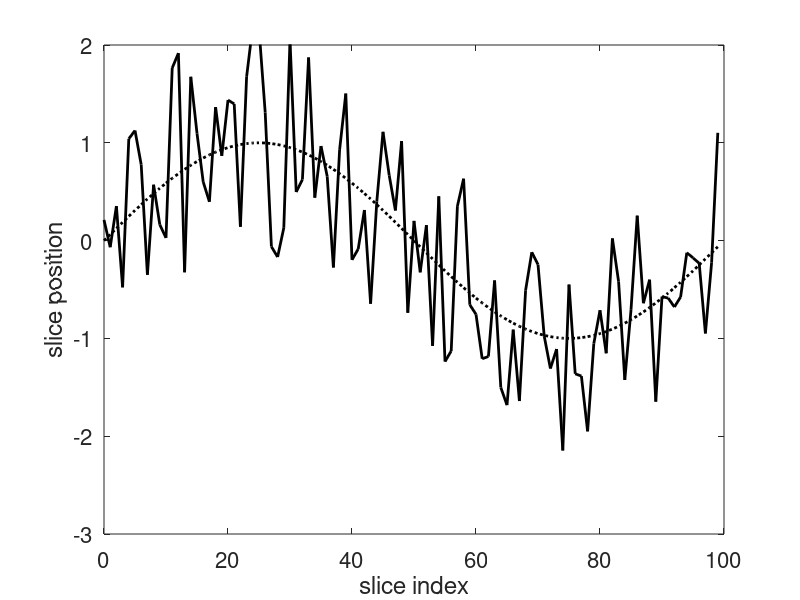
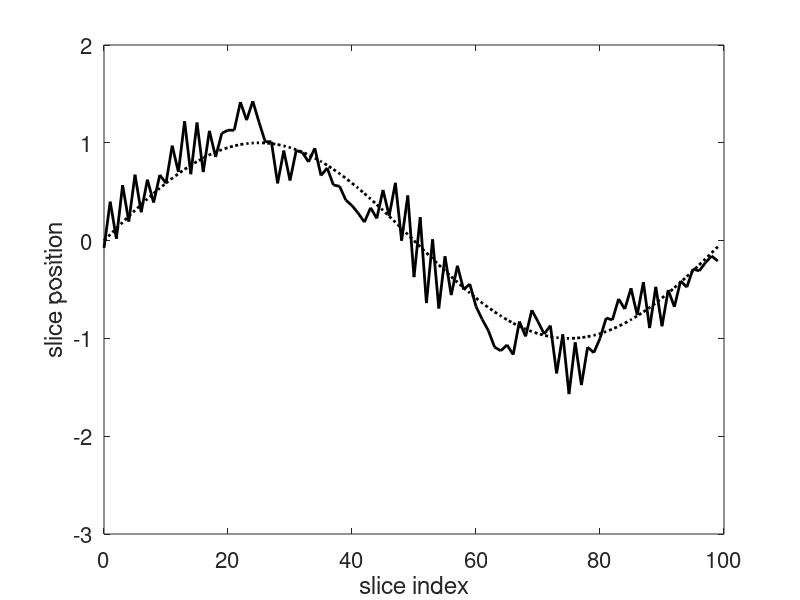
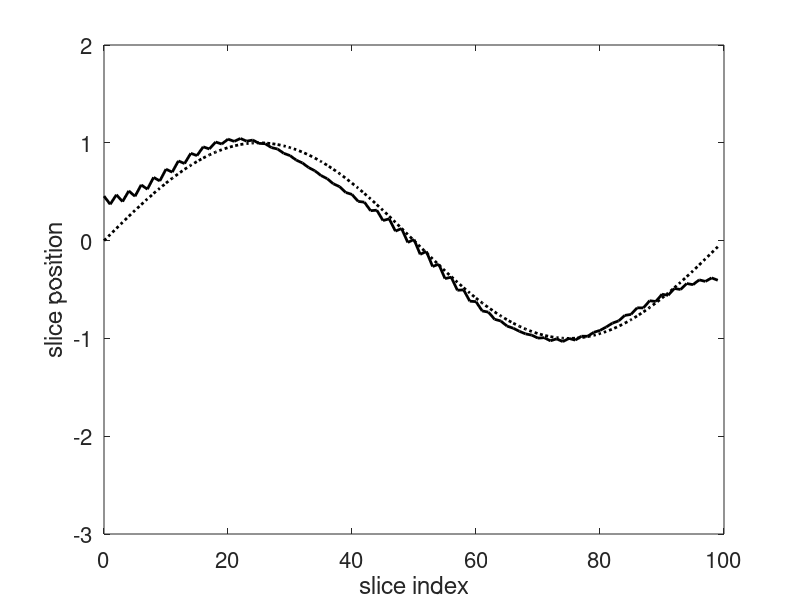
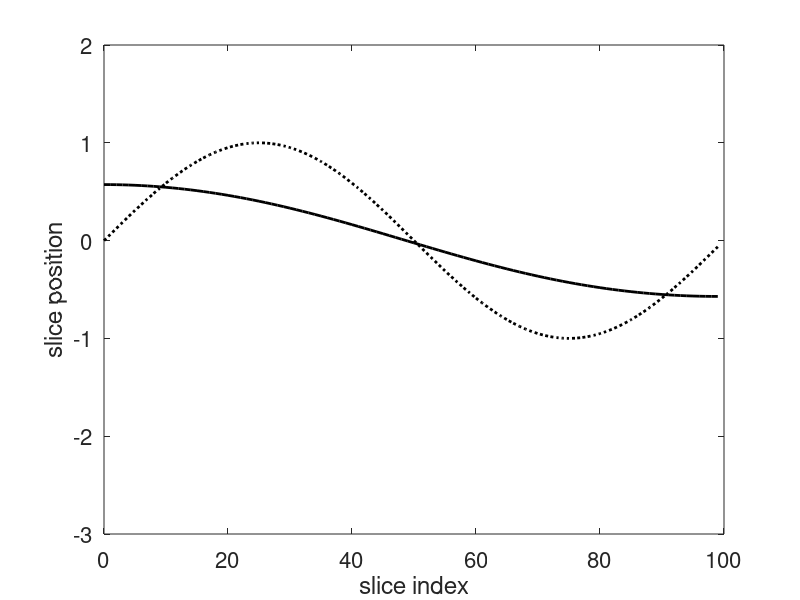

Source code (MATLAB) for these figures, in order: (Note: this script raises an error after producing the figures.)
% paper_figures.m
%
% Script to generate the plots/figures used in the paper.
%
% Version: 0.2.19
% Author: Ramon Casero <rcasero@gmail.com>
% Copyright © 2016 University of Oxford
% 
% University of Oxford means the Chancellor, Masters and Scholars of
% the University of Oxford, having an administrative office at
% Wellington Square, Oxford OX1 2JD, UK. 
%
% This file is part of Gerardus.
%
% This program is free software: you can redistribute it and/or modify
% it under the terms of the GNU General Public License as published by
% the Free Software Foundation, either version 3 of the License, or
% (at your option) any later version.
%
% This program is distributed in the hope that it will be useful,
% but WITHOUT ANY WARRANTY; without even the implied warranty of
% MERCHANTABILITY or FITNESS FOR A PARTICULAR PURPOSE.  See the
% GNU General Public License for more details. The offer of this
% program under the terms of the License is subject to the License
% being interpreted in accordance with English Law and subject to any
% action against the University of Oxford being under the jurisdiction
% of the English Courts.
%
% You should have received a copy of the GNU General Public License
% along with this program.  If not, see <http://www.gnu.org/licenses/>.

% laptop at home
BASEDIR = '/media/rcasero/mvldata/data';
PROJDIR = '/home/rcasero/Software/casero2015_3d_histology_diffusion_registration';

% workstation at the office
BASEDIR = '/data2';
PROJDIR = '/home/orie1416/Software/casero2015_3d_histology_diffusion_registration';

% documentation directories
DOCDIR = [PROJDIR filesep 'doc'];
FIGDIR = [DOCDIR filesep 'figures'];
SRCDIR = [PROJDIR filesep 'src'];

MOUSE = 'Q53';

IMPROCDIR = [BASEDIR '/Mouse/' MOUSE '/ImageProcessing'];
BFDATADIR = [BASEDIR '/Mouse/' MOUSE '/Blockface'];
BFSDATADIR = [IMPROCDIR '/BlockfaceStabilised'];
BFCDATADIR = [IMPROCDIR '/BlockfaceCorrected'];
BFPDATADIR = [IMPROCDIR '/BlockfacePreprocessed'];
% HISTO = 'HistologyTrichrome';
HISTO = 'HistologySiriusRed';
HISTOLO = [HISTO 'LoRes'];
HISTLODIR = [BASEDIR '/Mouse/' MOUSE filesep HISTOLO];
HISTDIR = [BASEDIR '/Mouse/' MOUSE filesep HISTO];
HISTLOREGDIR = [BASEDIR '/Mouse/' MOUSE filesep HISTOLO '_to_BlockfaceCorrectedRegistration'];
%HISTLO2BFREGSIMILARITYDIR = [IMPROCDIR filesep HISTOLO 'GrayToBlockfaceRegistrationSimilarity'];
HISTLO2BFREGRIGID = [HISTOLO '_to_BlockfaceRegistrationRigid'];
HISTLO2BFREGRIGIDDIR = [IMPROCDIR filesep HISTLO2BFREGRIGID];
INTRAHISTLORIGID = ['Intra_' HISTOLO];
INTRAHISTLOBSP = ['Intra_' HISTOLO '_Bsp'];
INTRANOBFHISTLORIGID = ['NoBlockfaceIntra_' HISTOLO];

HISTLOPDIR = [HISTLO2BFREGRIGIDDIR 'Preprocessed'];

HISTREC = [HISTO 'Reconstructed'];
HISTREC_LVFREE = [HISTREC '_LV_FreeWall'];
HISTREF_LVFREE = [HISTREC 'Refined_LV_FreeWall'];
HISTRECDIR = [IMPROCDIR filesep HISTREC];
HISTRECDIR_LVFREE = [HISTRECDIR '_LV_FreeWall'];
HISTREFDIR_LVFREE = [HISTRECDIR 'Refined_LV_FreeWall'];

% initial alignment of histology to blockface, common to all subsequent
% refinements
T_HISTLO2BF = ['t_' HISTOLO '_to_Blockface.mat'];
T_HISTLO2BF_FILE = [IMPROCDIR filesep T_HISTLO2BF];
T_INTRAHISTLO = ['t_Intra_' HISTOLO '.mat'];
T_NOBF_INTRAHISTLO = ['t_NoBlockfaceIntra_' HISTOLO '.mat'];
T_TOTHIST_LVFREE = ['t_Total_' HISTO '_LV_FreeWall.mat'];

% manually traced landmarks
PTS_HIST2BF = ['pts_' HISTOLO '_to_Blockface.mat'];


%%%%%%%%%%%%%%%%%%%%%%%%%%%%%%%%%%%%%%%%%%%%%%%%%%%%%%%%%%%%%%%%%%%%%%%%%%%
%% visualization of transformation diffusion with vertical translation
%% (solution is sine wave)
%%%%%%%%%%%%%%%%%%%%%%%%%%%%%%%%%%%%%%%%%%%%%%%%%%%%%%%%%%%%%%%%%%%%%%%%%%%

% coefficient
alpha = 0.49;

% number of slices
N = 100;

% place slices along true shape as sine wave
x = (0:(N-1))/N;
t = sin(2*pi*x);

% keep a copy of the true shape
t0 = t;

% random initialization of slice positions away from their perfect
% alignment
rng(10)
noise = rand(1, N);
noise = noise - mean(noise);
t = t + 2.4 * noise;

% plot slice positions
hold off
plot(0:N-1, t, 'k', 'LineWidth', 2)
set(gca, 'FontSize', 16)
hold on
plot(0:N-1, t0, ':k', 'LineWidth', 2)
axis([0 100 -3 2])
xlabel('slice index')
ylabel('slice position')

% save figure
saveas(gca, [FIGDIR filesep 'registration-diffusion-toy-translation-ground-truth.png'])

% compute registration between slices
fprev = -diff(t);
fpos = -diff(t(end:-1:1));
fpos = fpos(end:-1:1);

% pad with values so that computing the slice update step is more simple.
% After padding, for the i-th slice we can do alpha*(fprev(i)+fpos(i))
fprev = [NaN fprev];
fpos = [fpos NaN];

% init accumulated transform to apply to each slice
ftot = zeros(1, N);

% NOTE: the optimal reconstruction is ITER = 42

% allocate space for reconstruction error
err = zeros(1, 7000);

%% reduce amount of registration noise, but don't get to optimal reconstruction
for I = 1:5

    % impose Neumann conditions at the extremes, i.e. 2*delta(0,1) and
    % 2*delta(N-1,N-2) respectively
    fprev(1) = fpos(1);
    fpos(end) = fprev(end);
    
    % compute the transform to apply to each slice in this iteration
    f = alpha * (fprev + fpos);
    
    % compose with the previous transforms to obtain a total transform
    ftot = ftot + f;
    
    % update neighbour transformation step (note that we ignore the element
    % for the ghost slices)
    fprev(2:end) = fprev(2:end) - f(2:end) + f(1:end-1);
    fpos(1:end-1) = fpos(1:end-1) - f(1:end-1) + f(2:end);
    
    % compute the error between the reconstruction and the true shape
    err(I) = norm(t + ftot - t0);
    
   
end

% plot slice positions
hold off
plot(0:N-1, t + ftot, 'k', 'LineWidth', 2)
set(gca, 'FontSize', 16)
hold on
plot(0:N-1, t0, ':k', 'LineWidth', 2)
axis([0 100 -3 2])
xlabel('slice index')
ylabel('slice position')

% save figure
saveas(gca, [FIGDIR filesep 'registration-diffusion-toy-translation-iter-5.png'])

%% run more iterations until achieving optimal reconstruction
for I = 6:42

    % impose Neumann conditions at the extremes, i.e. 2*delta(0,1) and
    % 2*delta(N-1,N-2) respectively
    fprev(1) = fpos(1);
    fpos(end) = fprev(end);
    
    % compute the transform to apply to each slice in this iteration
    f = alpha * (fprev + fpos);
    
    % compose with the previous transforms to obtain a total transform
    ftot = ftot + f;
    
    % update neighbour transformation step (note that we ignore the element
    % for the ghost slices)
    fprev(2:end) = fprev(2:end) - f(2:end) + f(1:end-1);
    fpos(1:end-1) = fpos(1:end-1) - f(1:end-1) + f(2:end);
    
    % compute the error between the reconstruction and the true shape
    err(I) = norm(t + ftot - t0);
    
   
end

% plot slice positions
hold off
plot(0:N-1, t + ftot, 'k', 'LineWidth', 2)
set(gca, 'FontSize', 16)
hold on
plot(0:N-1, t0, ':k', 'LineWidth', 2)
axis([0 100 -3 2])
xlabel('slice index')
ylabel('slice position')

% save figure
saveas(gca, [FIGDIR filesep 'registration-diffusion-toy-translation-iter-42.png'])

%% run more iterations until achieving optimal reconstruction
for I = 43:1000

    % impose Neumann conditions at the extremes, i.e. 2*delta(0,1) and
    % 2*delta(N-1,N-2) respectively
    fprev(1) = fpos(1);
    fpos(end) = fprev(end);
    
    % compute the transform to apply to each slice in this iteration
    f = alpha * (fprev + fpos);
    
    % compose with the previous transforms to obtain a total transform
    ftot = ftot + f;
    
    % update neighbour transformation step (note that we ignore the element
    % for the ghost slices)
    fprev(2:end) = fprev(2:end) - f(2:end) + f(1:end-1);
    fpos(1:end-1) = fpos(1:end-1) - f(1:end-1) + f(2:end);
    
    % compute the error between the reconstruction and the true shape
    err(I) = norm(t + ftot - t0);
    
   
end

% plot slice positions
hold off
plot(0:N-1, t + ftot, 'k', 'LineWidth', 2)
set(gca, 'FontSize', 16)
hold on
plot(0:N-1, t0, ':k', 'LineWidth', 2)
axis([0 100 -3 2])
xlabel('slice index')
ylabel('slice position')

% save figure
saveas(gca, [FIGDIR filesep 'registration-diffusion-toy-translation-iter-1000.png'])

%% run more iterations until achieving optimal reconstruction
for I = 1001:7000

    % impose Neumann conditions at the extremes, i.e. 2*delta(0,1) and
    % 2*delta(N-1,N-2) respectively
    fprev(1) = fpos(1);
    fpos(end) = fprev(end);
    
    % compute the transform to apply to each slice in this iteration
    f = alpha * (fprev + fpos);
    
    % compose with the previous transforms to obtain a total transform
    ftot = ftot + f;
    
    % update neighbour transformation step (note that we ignore the element
    % for the ghost slices)
    fprev(2:end) = fprev(2:end) - f(2:end) + f(1:end-1);
    fpos(1:end-1) = fpos(1:end-1) - f(1:end-1) + f(2:end);
    
    % compute the error between the reconstruction and the true shape
    err(I) = norm(t + ftot - t0);
    
   
end

% plot slice positions
hold off
plot(0:N-1, t + ftot, 'k', 'LineWidth', 2)
set(gca, 'FontSize', 16)
hold on
plot(0:N-1, t0, ':k', 'LineWidth', 2)
axis([0 100 -3 2])
xlabel('slice index')
ylabel('slice position')

% save figure
saveas(gca, [FIGDIR filesep 'registration-diffusion-toy-translation-iter-7000.png'])

%% plot reconstruction error
hold off
semilogx(err, 'k', 'LineWidth', 2)
set(gca, 'FontSize', 16)
xlabel('diffusion iteration')
ylabel('error')

% save figure
saveas(gca, [FIGDIR filesep 'registration-diffusion-toy-translation-err.png'])

%%%%%%%%%%%%%%%%%%%%%%%%%%%%%%%%%%%%%%%%%%%%%%%%%%%%%%%%%%%%%%%%%%%%%%%%%%%
%% common code to all virtual slices sections
%%%%%%%%%%%%%%%%%%%%%%%%%%%%%%%%%%%%%%%%%%%%%%%%%%%%%%%%%%%%%%%%%%%%%%%%%%%

% list of blockface and histology files
[filebf, fileh] = match_file_lists(...
    dir([BFPDATADIR filesep '*.png']), ...
    dir([HISTLO2BFREGRIGIDDIR filesep '*.mha']), ...
    9:11, ...
    5:7 ...
    );
N = length(fileh);

% load histology slice, and change units to mm so that the plots look nicer
imh = scimat_load([HISTLO2BFREGRIGIDDIR filesep fileh(140).name]);
imh.axis(1).spacing = imh.axis(1).spacing * 1e3;
imh.axis(2).spacing = imh.axis(2).spacing * 1e3;

% coordinates of the planes we are going to cut through
R1 = 515;
R2 = 612;
C1 = 974;
y1 = scimat_index2world([R1 1], imh);
y1 = y1(2);
y2 = scimat_index2world([R2 1], imh);
y2 = y2(2);
x1 = scimat_index2world([1 C1], imh);
x1 = x1(1);

% coordinates of image limits
aux0 = scimat_index2world([1 1], imh);
auxend = scimat_index2world([size(imh.data, 1) size(imh.data, 2)], imh);
bbx = [aux0(1) auxend(1)]; % x-coordinates of the first and last corners of bounding box
bby = [aux0(2) auxend(2)]; % y-coordinates of the first and last corners of bounding box
bbz = [0 10e-6*1e3*(N-1)]; % z-coordinates of the first and last corners of bounding box

%%%%%%%%%%%%%%%%%%%%%%%%%%%%%%%%%%%%%%%%%%%%%%%%%%%%%%%%%%%%%%%%%%%%%%%%%%%
%% low-res virtual slices at different stages of refinement
%%%%%%%%%%%%%%%%%%%%%%%%%%%%%%%%%%%%%%%%%%%%%%%%%%%%%%%%%%%%%%%%%%%%%%%%%%%

%% histology real slice example and reference

% load histology slice, and change units to mm so that the plots look nicer
imh = scimat_load([HISTLO2BFREGRIGIDDIR filesep fileh(140).name]);
imh.axis(1).spacing = imh.axis(1).spacing * 1e3;
imh.axis(2).spacing = imh.axis(2).spacing * 1e3;

% plot horizontal slice to use as reference
hold off
scimat_imagesc(imh)
set(gca, 'FontSize', 16)
hold on
rectangle('Position', [0.007945e3 0.0043e3 ...
    3579/20*imh.axis(2).spacing 4500/20*imh.axis(1).spacing], ...
    'LineStyle', '--', 'LineWidth', 2)
plot([0 13], [y1 y1], 'k', 'LineWidth', 4)
plot([0 13], [y2 y2], 'k', 'LineWidth', 4)
plot([x1 x1], [3 13], 'k', 'LineWidth', 4)
plot([0 13], [y1 y1], 'b', 'LineWidth', 2)
plot([0 13], [y2 y2], 'r', 'LineWidth', 2)
plot([x1 x1], [3 13], 'g', 'LineWidth', 2)
axis ij equal tight
axis([2 12 3 12])

% save image
export_fig([FIGDIR filesep MOUSE '_' HISTLO2BFREGRIGID '_slice_140.tif'])

%% real blockface example image

% load blockface
[~, namebf] = fileparts(filebf(140).name);
imbf = scimat_load([BFPDATADIR filesep namebf '.png']);
imbf.axis(1).spacing = imh.axis(1).spacing;
imbf.axis(2).spacing = imh.axis(2).spacing;
imbf.axis(1).min = imh.axis(1).min;
imbf.axis(2).min = imh.axis(2).min;

% plot horizontal slice to use as reference
hold off
scimat_imagesc(imbf)
set(gca, 'FontSize', 16)
set(gcf, 'color', 'w');
hold on
rectangle('Position', [0.007945e3 0.0043e3 ...
    3579/20*imh.axis(2).spacing 4500/20*imh.axis(1).spacing], ...
    'LineStyle', '--', 'LineWidth', 2, 'EdgeColor', 'k')
plot([0 13], [y1 y1], 'k', 'LineWidth', 4)
plot([0 13], [y2 y2], 'k', 'LineWidth', 4)
plot([x1 x1], [3 13], 'k', 'LineWidth', 4)
plot([0 13], [y1 y1], 'b', 'LineWidth', 2)
plot([0 13], [y2 y2], 'r', 'LineWidth', 2)
plot([x1 x1], [3 13], 'g', 'LineWidth', 2)
axis ij equal tight
axis([2 12 3 12])

% save image
export_fig([FIGDIR filesep MOUSE '_blockface_slice_140.tif'])

%% histology detail

% load high resolution slice and apply alignment to blockface so that we
% can plot the detail
load([IMPROCDIR filesep T_HISTLO2BF], 'th2bf')
opts.AutoDefaultPixelValue = true;
[~, nameh] = fileparts(fileh(140).name);
aux = transformix(th2bf(140), [HISTDIR filesep nameh '.tif'], opts);
imh = scimat_load(aux);
imh.axis(1).spacing = imh.axis(1).spacing * 1e3;
imh.axis(2).spacing = imh.axis(2).spacing * 1e3;

% plot histology detail
hold off
scimat_imagesc(imh)
set(gca, 'FontSize', 16)
hold on
rectangle('Position', [0.007945e3 0.0043e3 ...
    3579/20*imh.axis(2).spacing 4500/20*imh.axis(1).spacing], ...
    'LineStyle', '--', 'LineWidth', 2)
plot([0 13], [y1 y1], 'k', 'LineWidth', 4)
plot([0 13], [y2 y2], 'k', 'LineWidth', 4)
plot([x1 x1], [3 13], 'k', 'LineWidth', 4)
plot([0 13], [y1 y1], 'b', 'LineWidth', 2)
plot([0 13], [y2 y2], 'r', 'LineWidth', 2)
plot([x1 x1], [3 13], 'g', 'LineWidth', 2)
axis ij equal tight
axis([0.007945e3+[0 3579/20*imh.axis(2).spacing]+[-.05 .05]...
    0.0043e3+[0 4500/20*imh.axis(1).spacing]+[-.05 .05]])

% save image
export_fig([FIGDIR filesep MOUSE '_' HISTLO2BFREGRIGID '_slice_140_detail.tif'])

%% blockface virtual slice

clear imbfall

for I = 1:N
    
    % load blockface
    [~, namebf] = fileparts(filebf(I).name);
    imbfall(:, :, I, 1, :) = imread([BFPDATADIR filesep namebf '.png']);
    
end
imbfall = imbfall(:, :, end:-1:1, :, :);

% plot virtual slice 1
hold off
im = squeeze(imbfall(R1, :, :, :, :));
im = permute(im, [2 1 3]);
imagesc(bbx, bbz, im)
axis xy equal tight
axis([3.5 10.5 0 1.1])
set(gcf, 'color', 'white');
set(gca, 'FontSize', 16)

% save figure
export_fig([FIGDIR filesep 'virtual_slice_R' num2str(R1) '_' MOUSE ...
    '_' 'Blockface' '.tif'])

% plot virtual slice 2
hold off
im = squeeze(imbfall(R2, :, :, :, :));
im = permute(im, [2 1 3]);
imagesc(bbx, bbz, im)
axis xy equal tight
axis([3 11.5 0 1.5])
set(gcf, 'color', 'white');
set(gca, 'FontSize', 16)

% save figure
export_fig([FIGDIR filesep 'virtual_slice_R' num2str(R2) '_' MOUSE ...
    '_' 'Blockface' '.tif'])

% plot virtual slice 3
hold off
im = squeeze(imbfall(:, C1, :, :, :));
im = permute(im, [2 1 3]);
imagesc(bby, bbz, im)
axis xy equal tight
axis([4 11.5 0 1.5])
set(gcf, 'color', 'white');
set(gca, 'FontSize', 16)

% save figure
export_fig([FIGDIR filesep 'virtual_slice_C' num2str(C1) '_' MOUSE ...
    '_' 'Blockface' '.tif'])


%% blockface virtual slice (detail)

% load the blockface using the previous section

% plot virtual slice 1
hold off
im = squeeze(imbfall(R1, :, :, :, :));
im = permute(im, [2 1 3]);
imagesc(bbx, bbz, im)
axis xy equal tight
axis([7.9450 9.5790 0 0.9])
set(gcf, 'color', 'white');
set(gca, 'FontSize', 16)

% save figure
export_fig([FIGDIR filesep 'virtual_slice_R' num2str(R1) '_' MOUSE ...
    '_' 'Blockface_detail' '.tif'])

% plot virtual slice 2
hold off
im = squeeze(imbfall(R2, :, :, :, :));
im = permute(im, [2 1 3]);
imagesc(bbx, bbz, im)
axis xy equal tight
axis([7.9450 9.5790 0 1.2])
set(gcf, 'color', 'white');
set(gca, 'FontSize', 16)

% save figure
export_fig([FIGDIR filesep 'virtual_slice_R' num2str(R2) '_' MOUSE ...
    '_' 'Blockface_detail' '.tif'])

% plot virtual slice 3
hold off
im = squeeze(imbfall(:, C1, :, :, :));
im = permute(im, [2 1 3]);
imagesc(bby, bbz, im)
axis xy equal tight
axis([4.3000 6.3654 0 1.3])
set(gcf, 'color', 'white');
set(gca, 'FontSize', 16)

% save figure
export_fig([FIGDIR filesep 'virtual_slice_C' num2str(C1) '_' MOUSE ...
    '_' 'Blockface_detail' '.tif'])


%% histology alignment without blockface

% load and compose transforms
load([IMPROCDIR filesep T_NOBF_INTRAHISTLO], 'th2h', 'th2h_bsp')
ttot = elastix_cat(th2h_bsp, th2h);

% init memory to store transformed histology
imhall = zeros([ttot(1).Size([2 1]) N 1 3], 'uint8');

for I = 1:N
    
    % load histology
    [~, nameh] = fileparts(fileh(I).name);
    aux = scimat_load([HISTLODIR filesep nameh '.png']);
    
    % apply transforms to histology
    aux = transformix(ttot(I), aux, opts);
    imhall(:, :, I, 1, :) = aux.data;
    
end
imhall = imhall(:, :, end:-1:1, :, :);

% plot virtual slice 1
hold off
im = squeeze(imhall(285, :, :, :, :));
im = permute(im, [2 1 3]);
imagesc(bbx, bbz, im)
axis xy equal tight
axis([3.25 11.5 0 1.5])
set(gcf, 'color', 'white');
set(gca, 'FontSize', 16)

% save figure
export_fig([FIGDIR filesep 'virtual_slice_R' num2str(285) '_' MOUSE ...
    '_' INTRANOBFHISTLORIGID '.tif'])

% plot virtual slice 2
hold off
im = squeeze(imhall(367, :, :, :, :));
im = permute(im, [2 1 3]);
imagesc(bbx, bbz, im)
axis xy equal tight
axis([2.5 12.5 0 1.5])
set(gcf, 'color', 'white');
set(gca, 'FontSize', 16)

% save figure
export_fig([FIGDIR filesep 'virtual_slice_R' num2str(367) '_' MOUSE ...
    '_' INTRANOBFHISTLORIGID '.tif'])

% plot virtual slice 3
hold off
im = squeeze(imhall(:, 888, :, :, :));
im = permute(im, [2 1 3]);
imagesc(bby, bbz, im)
axis xy equal tight
axis([2.5 11 0 1.5])
set(gcf, 'color', 'white');
set(gca, 'FontSize', 16)

% save figure
export_fig([FIGDIR filesep 'virtual_slice_C' num2str(888) '_' MOUSE ...
    '_' INTRANOBFHISTLORIGID '.tif'])

%% histology to blockface rigid registration

opts.AutoDefaultPixelValue = true;

% load and compose transforms
load([IMPROCDIR filesep T_HISTLO2BF], 'th2bf')
ttot = th2bf;

% init memory to store transformed histology
imhall = zeros([ttot(1).Size([2 1]) N 1 3], 'uint8');

for I = 1:N
    
    % load histology
    [~, nameh] = fileparts(fileh(I).name);
    aux = scimat_load([HISTLODIR filesep nameh '.png']);
    
    % apply transforms to histology
    aux = transformix(ttot(I), aux, opts);
    imhall(:, :, I, 1, :) = aux.data;
    
end
imhall = imhall(:, :, end:-1:1, :, :);

% plot virtual slice 1
hold off
im = squeeze(imhall(R1, :, :, :, :));
im = permute(im, [2 1 3]);
imagesc(bbx, bbz, im)
axis xy equal tight
axis([3.5 10.5 0 1.1])
set(gcf, 'color', 'white');
set(gca, 'FontSize', 16)

% save figure
export_fig([FIGDIR filesep 'virtual_slice_R' num2str(R1) '_' MOUSE ...
    '_' HISTLO2BFREGRIGID '.tif'])

% plot virtual slice 2
hold off
im = squeeze(imhall(R2, :, :, :, :));
im = permute(im, [2 1 3]);
imagesc(bbx, bbz, im)
axis xy equal tight
axis([3 11.5 0 1.5])
set(gcf, 'color', 'white');
set(gca, 'FontSize', 16)

% save figure
export_fig([FIGDIR filesep 'virtual_slice_R' num2str(R2) '_' MOUSE ...
    '_' HISTLO2BFREGRIGID '.tif'])

% plot virtual slice 3
hold off
im = squeeze(imhall(:, C1, :, :, :));
im = permute(im, [2 1 3]);
imagesc(bby, bbz, im)
axis xy equal tight
axis([4 11.5 0 1.5])
set(gcf, 'color', 'white');
set(gca, 'FontSize', 16)

% save figure
export_fig([FIGDIR filesep 'virtual_slice_C' num2str(C1) '_' MOUSE ...
    '_' HISTLO2BFREGRIGID '.tif'])

%% intra-histology rigid diffusion

clear imhall
opts.AutoDefaultPixelValue = true;

% load and compose transforms up to an including this refinement
load([IMPROCDIR filesep T_HISTLO2BF], 'th2bf')
load([IMPROCDIR filesep T_INTRAHISTLO], 'th2h')
ttot = elastix_cat(th2h, th2bf);

% init memory to store transformed histology
imhall = zeros([ttot(1).Size([2 1]) N 1 3], 'uint8');

for I = 1:N
    
    % load histology
    [~, nameh] = fileparts(fileh(I).name);
    aux = scimat_load([HISTLODIR filesep nameh '.png']);
    
    % apply transforms to histology
    aux = transformix(ttot(I), aux, opts);
    imhall(:, :, I, 1, :) = aux.data;
    
end
imhall = imhall(:, :, end:-1:1, :, :);

% plot virtual slice 1
hold off
im = squeeze(imhall(R1, :, :, :, :));
im = permute(im, [2 1 3]);
imagesc(bbx, bbz, im)
axis xy equal tight
axis([3.5 10.5 0 1.1])
set(gcf, 'color', 'white');
set(gca, 'FontSize', 16)

% save figure
export_fig([FIGDIR filesep 'virtual_slice_R' num2str(R1) '_' MOUSE ...
    '_' INTRAHISTLORIGID '.tif'])

% plot virtual slice 2
hold off
im = squeeze(imhall(R2, :, :, :, :));
im = permute(im, [2 1 3]);
imagesc(bbx, bbz, im)
axis xy equal tight
axis([3 11.5 0 1.5])
set(gcf, 'color', 'white');
set(gca, 'FontSize', 16)

% save figure
export_fig([FIGDIR filesep 'virtual_slice_R' num2str(R2) '_' MOUSE ...
    '_' INTRAHISTLORIGID '.tif'])

% plot virtual slice 3
hold off
im = squeeze(imhall(:, C1, :, :, :));
im = permute(im, [2 1 3]);
imagesc(bby, bbz, im)
axis xy equal tight
axis([4 11.5 0 1.5])
set(gcf, 'color', 'white');
set(gca, 'FontSize', 16)

% save figure
export_fig([FIGDIR filesep 'virtual_slice_C' num2str(C1) '_' MOUSE ...
    '_' INTRAHISTLORIGID '.tif'])

%% intra-histology B-spline diffusion

clear imh
opts.AutoDefaultPixelValue = true;

% compose transforms
load([IMPROCDIR filesep T_HISTLO2BF], 'th2bf')
load([IMPROCDIR filesep T_INTRAHISTLO], 'th2h', 'th2h_bsp')
ttot = elastix_cat(th2h_bsp, th2h, th2bf);

% init memory to store transformed histology
imhall = zeros([ttot(1).Size([2 1]) N 1 3], 'uint8');

for I = 1:N
    
    % load histology
    [~, nameh] = fileparts(fileh(I).name);
    aux = scimat_load([HISTLODIR filesep nameh '.tif']);
    
    % apply transforms to histology
    aux = transformix(ttot(I), aux, opts);
    imhall(:, :, I, 1, :) = aux.data;
    
end
imhall = imhall(:, :, end:-1:1, :, :);

% plot virtual slice 1
hold off
im = squeeze(imhall(R1, :, :, :, :));
im = permute(im, [2 1 3]);
imagesc(bbx, bbz, im)
axis xy equal tight
axis([3.5 10.5 0 1.1])
set(gcf, 'color', 'white');
set(gca, 'FontSize', 16)

% save figure
export_fig([FIGDIR filesep 'virtual_slice_R' num2str(R1) '_' MOUSE ...
    '_' INTRAHISTLOBSP '.tif'])

% plot virtual slice 2
hold off
im = squeeze(imhall(R2, :, :, :, :));
im = permute(im, [2 1 3]);
imagesc(bbx, bbz, im)
axis xy equal tight
axis([3 11.5 0 1.5])
set(gcf, 'color', 'white');
set(gca, 'FontSize', 16)

% save figure
export_fig([FIGDIR filesep 'virtual_slice_R' num2str(R2) '_' MOUSE ...
    '_' INTRAHISTLOBSP '.tif'])

% plot virtual slice 3
hold off
im = squeeze(imhall(:, C1, :, :, :));
im = permute(im, [2 1 3]);
imagesc(bby, bbz, im)
axis xy equal tight
axis([4 11.5 0 1.5])
set(gcf, 'color', 'white');
set(gca, 'FontSize', 16)

% save figure
export_fig([FIGDIR filesep 'virtual_slice_C' num2str(C1) '_' MOUSE ...
    '_' INTRAHISTLOBSP '.tif'])

%%%%%%%%%%%%%%%%%%%%%%%%%%%%%%%%%%%%%%%%%%%%%%%%%%%%%%%%%%%%%%%%%%%%%%%%%%%
%% hi-res virtual slices at different stages of refinement
%%%%%%%%%%%%%%%%%%%%%%%%%%%%%%%%%%%%%%%%%%%%%%%%%%%%%%%%%%%%%%%%%%%%%%%%%%%

%% compute the rows and column for the virtual slices

% load example image with low-res metainformation
imh = scimat_load([HISTLO2BFREGRIGIDDIR filesep fileh(140).name]);

aux = scimat_index2world([R1, 1], imh);
Y1 = aux(2);
aux = scimat_index2world([R2, 1], imh);
Y2 = aux(2);
aux = scimat_index2world([1, C1], imh);
X1 = aux(1);

% load example image with hi-res metainformation
imh = scimat_load([HISTRECDIR filesep fileh(140).name]);

aux = scimat_world2index([1, Y1], imh);
RH1 = round(aux(1));
aux = scimat_world2index([1, Y2], imh);
RH2 = round(aux(1));
aux = scimat_world2index([X1, 1], imh);
CH1 = round(aux(2));

% coordinates of image limits
aux0 = scimat_index2world([1 1], imh);
auxend = scimat_index2world([size(imh.data, 1) size(imh.data, 2)], imh);
bbx = [aux0(1) auxend(1)]*1e3; % x-coordinates of the first and last corners of bounding box
bby = [aux0(2) auxend(2)]*1e3; % y-coordinates of the first and last corners of bounding box
bbz = [0 10e-6*1e3*(N-1)]; % z-coordinates of the first and last corners of bounding box


%% histology cropped volume after lo-res reconstruction

% load total transforms: low-res reconstruction + cropping of the window of
% interest
load([HISTREFDIR_LVFREE filesep T_TOTHIST_LVFREE], 'ttotlo')

% init memory to store transformed histology
imhall = zeros([ttotlo(1).Size([2 1]) N 3], 'uint8');

for I = 1:N
    
    % load histology
    [~, nameh] = fileparts(fileh(I).name);
    aux = scimat_load([HISTRECDIR filesep fileh(I).name]);
    imhall(:, :, I, :, :) = aux.data;
    
end
imhall = imhall(:, :, end:-1:1, :, :);

% plot virtual slice 1
hold off
im = squeeze(imhall(RH1, :, :, :, :));
im = permute(im, [2 1 3]);
imagesc(bbx, bbz, im)
axis xy equal tight
axis([bbx 0 0.9])
set(gcf, 'color', 'white');
set(gca, 'FontSize', 16)

% save figure
export_fig([FIGDIR filesep 'virtual_slice_R' num2str(RH1) '_' MOUSE ...
    '_' HISTREC_LVFREE '.tif'])

% plot virtual slice 2
hold off
im = squeeze(imhall(RH2, :, :, :, :));
im = permute(im, [2 1 3]);
imagesc(bbx, bbz, im)
axis xy equal tight
axis([bbx 0 1.2])
set(gcf, 'color', 'white');
set(gca, 'FontSize', 16)

% save figure
export_fig([FIGDIR filesep 'virtual_slice_R' num2str(RH2) '_' MOUSE ...
    '_' HISTREC_LVFREE '.tif'])

% plot virtual slice 3
hold off
im = squeeze(imhall(:, CH1, :, :, :));
im = permute(im, [2 1 3]);
imagesc(bby, bbz, im)
axis xy equal tight
axis([bby 0 1.3])
set(gcf, 'color', 'white');
set(gca, 'FontSize', 16)

% save figure
export_fig([FIGDIR filesep 'virtual_slice_C' num2str(CH1) '_' MOUSE ...
    '_' HISTREC_LVFREE '.tif'])


%% apply all refinements to hi-res histology. 

% compose transforms: low-res reconstruction, cropping of window of
% interest, and first hi-res B-spline refinement
load([HISTREFDIR_LVFREE filesep T_TOTHIST_LVFREE], 'ttotlo', 'th2h_bsp')

% loop number of refinement sweeps
for NREF = 1:elastix_length(th2h_bsp)
    
    disp(['NREF = ' num2str(NREF)])
    
    % how many refinement sweeps do we want?
    t_aux = elastix_colon(th2h_bsp, ...
        5-NREF:elastix_length(th2h_bsp));
    
    % compose low-res refinement with the hi-res refinements
    ttot = elastix_cat(t_aux, ttotlo);
    
    % init memory to store transformed histology
    imhall = zeros([ttot(1).Size([2 1]) N 1 3], 'uint8');
    
    for I = 1:N
        
        disp(['I = ' num2str(I)])
        
        tic
        % apply transforms to histology
        [~, nameh] = fileparts(fileh(I).name);
        auxfile = transformix(ttot(I), [HISTDIR filesep nameh '.png'], opts);
        aux = scimat_load(auxfile);
        imhall(:, :, I, 1, :) = aux.data;
        delete(auxfile)
        disp(['time: ' num2str(toc) ' sec'])
        
    end
    imhall = imhall(:, :, end:-1:1, :, :);
    
    save(['foo' num2str(NREF) '.mat'], 'imhall', '-v7.3')
    
    % plot virtual slice 1
    hold off
    im = squeeze(imhall(RH1, :, :, :, :));
    im = permute(im, [2 1 3]);
    imagesc(bbx, bbz, im)
    axis xy equal tight
    axis([bbx 0 0.9])
    set(gcf, 'color', 'white');
    set(gca, 'FontSize', 16)
    
    % save figure
    export_fig([FIGDIR filesep 'virtual_slice_R' num2str(RH1) '_' MOUSE ...
        '_' HISTREF_LVFREE '_nref_' num2str(NREF) '.tif'])
    
    % plot virtual slice 2
    hold off
    im = squeeze(imhall(RH2, :, :, :, :));
    im = permute(im, [2 1 3]);
    imagesc(bbx, bbz, im)
    axis xy equal tight
    axis([bbx 0 1.3])
    set(gcf, 'color', 'white');
    set(gca, 'FontSize', 16)
    
    % save figure
    export_fig([FIGDIR filesep 'virtual_slice_R' num2str(RH2) '_' MOUSE ...
        '_' HISTREF_LVFREE '_nref_' num2str(NREF) '.tif'])
    
    % plot virtual slice 3
    hold off
    im = squeeze(imhall(:, CH1, :, :, :));
    im = permute(im, [2 1 3]);
    imagesc(bby, bbz, im)
    axis xy equal tight
    axis([bby 0 1.3])
    set(gcf, 'color', 'white');
    set(gca, 'FontSize', 16)
    
    % save figure
    export_fig([FIGDIR filesep 'virtual_slice_C' num2str(CH1) '_' MOUSE ...
        '_' HISTREF_LVFREE '_nref_' num2str(NREF) '.tif'])

end

%%%%%%%%%%%%%%%%%%%%%%%%%%%%%%%%%%%%%%%%%%%%%%%%%%%%%%%%%%%%%%%%%%%%%%%%%%%
%% reconstruction validation (no blockface as external reference)
%% slice by slice
%%%%%%%%%%%%%%%%%%%%%%%%%%%%%%%%%%%%%%%%%%%%%%%%%%%%%%%%%%%%%%%%%%%%%%%%%%%

%% load error results:

% low-res 4 B-spline registrations, 5 diffusions each
err_h2bf_nobf = load([SRCDIR filesep 'err_Q53_blockface_histology_t_NoBlockfaceIntra_HistologySiriusRedLoRes.mat']);
err_h2h_nobf = load([SRCDIR filesep 'err_Q53_intra_histology_t_NoBlockfaceIntra_HistologySiriusRedLoRes.mat']);

% tidy up variables
err_h2bf_nobf = err_h2bf_nobf.err;
err_h2h_nobf = err_h2h_nobf.err;

% remove wrong landmark due to human error when hand tracing them
err_h2bf_nobf{126}(13, :) = [];
err_h2h_nobf{11}(end, :) = [];

%% plot errors, but each slice becomes a point in the plot. This way we can
%% see that the error increases as we move left away from the slice we
%% started from

%% histo-blockface

% indices of slices with landmarks
idx = find(~cellfun(@isempty, err_h2bf_nobf));

close
hold off
J = 5; % coarsest level of refinement
plot(idx, ...
    cellfun(@(x) median(x(:, J), 1), err_h2bf_nobf(idx)) * 1e3, ...
    'k-', 'LineWidth', 2)
hold on
J = 1; % finest level of refinement
plot(idx, ...
    cellfun(@(x) median(x(:, J), 1), err_h2bf_nobf(idx)) * 1e3, ...
    'k--', 'LineWidth', 2)
J = 5;
plot(idx, ...
    cellfun(@(x) prctile(x(:, J), 100, 1), err_h2bf_nobf(idx)) * 1e3, ...
    'r', 'LineWidth', 2)
J = 1;
plot(idx, ...
    cellfun(@(x) prctile(x(:, J), 100, 1), err_h2bf_nobf(idx)) * 1e3, ...
    'r--', 'LineWidth', 2)
set(gca, 'FontSize', 18)
xlabel('Slice index')
ylabel('Landmark distance error (mm)')
text(75, 2.1, 'direction of registration', 'FontSize', 18)
ah = annotation('textarrow', [.85 .5], [.8 .8]);
axis([0 150 0 2.4])

saveas(gca, [FIGDIR filesep 'err_Q53_blockface_histology_t_NoBlockfaceIntra_HistologySiriusRedLoRes_by_slice.tif'])

%% histo-histo

% indices of slices with landmarks
idx = find(~cellfun(@isempty, err_h2h_nobf));

close
hold off
J = 5;
plot(idx, ...
    cellfun(@(x) median(x(:, J), 1), err_h2h_nobf(idx)) * 1e3, ...
    'k', 'LineWidth', 2)
hold on
J = 1;
plot(idx, ...
    cellfun(@(x) median(x(:, J), 1), err_h2h_nobf(idx)) * 1e3, ...
    'k--', 'LineWidth', 2)
J = 5;
plot(idx, ...
    cellfun(@(x) prctile(x(:, J), 100, 1), err_h2h_nobf(idx)) * 1e3, ...
    'r', 'LineWidth', 2)
J = 1;
plot(idx, ...
    cellfun(@(x) prctile(x(:, J), 100, 1), err_h2h_nobf(idx)) * 1e3, ...
    'r--', 'LineWidth', 2)
set(gca, 'FontSize', 18)
xlabel('Slice index')
ylabel('Landmark distance error (mm)')
text(75, 0.4, 'direction of registration', 'FontSize', 18)
ah = annotation('textarrow', [.85 .5], [.65 .65]);
axis([0 150 0 0.575])

saveas(gca, [FIGDIR filesep 'err_Q53_intra_histology_t_NoBlockfaceIntra_HistologySiriusRedLoRes_by_slice.tif'])


%%%%%%%%%%%%%%%%%%%%%%%%%%%%%%%%%%%%%%%%%%%%%%%%%%%%%%%%%%%%%%%%%%%%%%%%%%%
%% reconstruction validation (using blockface as external reference)
%% slice by slice
%%%%%%%%%%%%%%%%%%%%%%%%%%%%%%%%%%%%%%%%%%%%%%%%%%%%%%%%%%%%%%%%%%%%%%%%%%%

% low-res 4 B-spline registrations, 5 diffusions
err_h2bf = load([SRCDIR filesep 'err_Q53_blockface_histology_t_Intra_HistologySiriusRedLoRes.mat']);
err_h2h = load([SRCDIR filesep 'err_Q53_intra_histology_t_Intra_HistologySiriusRedLoRes.mat']);

% tidy up variables
err_h2bf = err_h2bf.err;
err_h2h = err_h2h.err;

% remove wrong landmark due to human error when hand tracing them
err_h2bf{126}(13, :) = [];
err_h2h{11}(end, :) = [];

%% plot errors, but each slice becomes a point in the plot. This way we can
%% see that the error increases as we move left away from the slice we
%% started from

%% histo-blockface

% indices of slices with landmarks
idx = find(~cellfun(@isempty, err_h2bf));

close
hold off
J = 5; % coarsest level of refinement
plot(idx, ...
    cellfun(@(x) median(x(:, J), 1), err_h2bf(idx)) * 1e3, ...
    'k-', 'LineWidth', 2)
hold on
J = 1; % finest level of refinement
plot(idx, ...
    cellfun(@(x) median(x(:, J), 1), err_h2bf(idx)) * 1e3, ...
    'k--', 'LineWidth', 2)
J = 5;
plot(idx, ...
    cellfun(@(x) prctile(x(:, J), 100, 1), err_h2bf(idx)) * 1e3, ...
    'r', 'LineWidth', 2)
J = 1;
plot(idx, ...
    cellfun(@(x) prctile(x(:, J), 100, 1), err_h2bf(idx)) * 1e3, ...
    'r--', 'LineWidth', 2)
set(gca, 'FontSize', 18)
xlabel('Slice index')
ylabel('Landmark distance error (mm)')
axis([0 150 0 2.4])

saveas(gca, [FIGDIR filesep 'err_Q53_blockface_histology_t_Intra_HistologySiriusRedLoRes_by_slice.tif'])

%% histo-histo

% indices of slices with landmarks
idx = find(~cellfun(@isempty, err_h2h));

close
hold off
J = 5;
plot(idx, ...
    cellfun(@(x) median(x(:, J), 1), err_h2h(idx)) * 1e3, ...
    'k', 'LineWidth', 2)
hold on
J = 1;
plot(idx, ...
    cellfun(@(x) median(x(:, J), 1), err_h2h(idx)) * 1e3, ...
    'k--', 'LineWidth', 2)
J = 5;
plot(idx, ...
    cellfun(@(x) prctile(x(:, J), 100, 1), err_h2h(idx)) * 1e3, ...
    'r', 'LineWidth', 2)
J = 1;
plot(idx, ...
    cellfun(@(x) prctile(x(:, J), 100, 1), err_h2h(idx)) * 1e3, ...
    'r--', 'LineWidth', 2)
set(gca, 'FontSize', 18)
xlabel('Slice index')
ylabel('Landmark distance error (mm)')
axis([0 150 0 0.575])

saveas(gca, [FIGDIR filesep 'err_Q53_intra_histology_t_Intra_HistologySiriusRedLoRes_by_slice.tif'])


%%%%%%%%%%%%%%%%%%%%%%%%%%%%%%%%%%%%%%%%%%%%%%%%%%%%%%%%%%%%%%%%%%%%%%%%%%%
%% reconstruction validation (using blockface as external reference)
%% aggregate slices, show each step of refinement
%%%%%%%%%%%%%%%%%%%%%%%%%%%%%%%%%%%%%%%%%%%%%%%%%%%%%%%%%%%%%%%%%%%%%%%%%%%

%% load error results:

% low-res 4 B-spline registrations, 5 diffusions
err_h2bf = load([SRCDIR filesep 'err_Q53_blockface_histology_t_Intra_HistologySiriusRedLoRes.mat']);
err_h2h = load([SRCDIR filesep 'err_Q53_intra_histology_t_Intra_HistologySiriusRedLoRes.mat']);

% low-res 20 B-spline registrations, 1 diffusion (i.e. no diffusion)
err_h2bf_nodiff = load([SRCDIR filesep 'err_Q53_blockface_histology_t_IntraNoDiff_HistologySiriusRedLoRes.mat']);
err_h2h_nodiff = load([SRCDIR filesep 'err_Q53_intra_histology_t_IntraNoDiff_HistologySiriusRedLoRes.mat']);

% low-res 1 B-spline registration, several levels of diffusion
err_h2bf_onlydiff = load([SRCDIR filesep 'err_Q53_blockface_histology_t_IntraOnlyDiff_HistologySiriusRedLoRes.mat']);
err_h2h_onlydiff = load([SRCDIR filesep 'err_Q53_intra_histology_t_IntraOnlyDiff_HistologySiriusRedLoRes.mat']);

% % hi-res 4 B-spline registrations, 100 diffusions each
% err_h2bf_hires = load([SRCDIR filesep 'err_Q53_blockface_histology_t_Total_HistologySiriusRed_LV_FreeWall.mat']);
% err_h2h_hires = load([SRCDIR filesep 'err_Q53_intra_histology_t_Total_HistologySiriusRed_LV_FreeWall.mat']);

% tidy up variables
MaxDiffIter_onlydiff = err_h2h_onlydiff.MaxDiffIter;
err_h2bf = err_h2bf.err;
err_h2bf_nodiff = err_h2bf_nodiff.err;
err_h2bf_onlydiff = err_h2bf_onlydiff.err;
err_h2h = err_h2h.err;
err_h2h_nodiff = err_h2h_nodiff.err;
err_h2h_onlydiff = err_h2h_onlydiff.err;
% err_h2bf_hires = err_h2bf_hires.err;
% err_h2h_hires = err_h2h_hires.err;

% concatenate error by landmarks so that we can see how it changes from
% level to level of refinement. 
errtot_h2bf = cat(1, err_h2bf{:});
errtot_h2bf_nodiff = cat(1, err_h2bf_nodiff{:});
errtot_h2bf_onlydiff = cat(1, err_h2bf_onlydiff{:});
errtot_h2h = cat(1, err_h2h{:});
errtot_h2h_nodiff = cat(1, err_h2h_nodiff{:});
errtot_h2h_onlydiff = cat(1, err_h2h_onlydiff{:});
% errtot_h2bf_hires = cat(1, err_h2bf_hires{:});
% errtot_h2h_hires = cat(1, err_h2h_hires{:});

% remove outlier, wrong placement of landmarks by user
errtot_h2bf(327, :) = [];
errtot_h2bf_nodiff(327, :) = [];
errtot_h2bf_onlydiff(327, :) = [];
errtot_h2h(39, :) = [];
errtot_h2h_nodiff(39, :) = [];
errtot_h2h_onlydiff(39, :) = [];
% errtot_h2bf_hires(327, :) = [];
% errtot_h2h_hires(39, :) = [];

% flip error left to right, so that we start with the coarsest level of
% reconstruction, and move towards finer reconstruction
errtot_h2bf(:, end:-1:1) = errtot_h2bf;
errtot_h2bf_nodiff(:, end:-1:1) = errtot_h2bf_nodiff;
errtot_h2h(:, end:-1:1) = errtot_h2h;
errtot_h2h_nodiff(:, end:-1:1) = errtot_h2h_nodiff;
% errtot_h2bf_hires(:, end:-1:1) = errtot_h2bf_hires;
% errtot_h2h_hires(:, end:-1:1) = errtot_h2h_hires;

% % the high resolution errors have lots of NaN because most of the landmarks
% % fall outside the ROI. We have to remove those NaNs
% errtot_h2bf_hires(any(isnan(errtot_h2bf_hires), 2), :) = [];
% errtot_h2h_hires(any(isnan(errtot_h2h_hires), 2), :) = [];

%% plot error

% plot lo-res blockface-histology landmark error (curves)
hold off
plot([1 2 7+(0:5:15)], median(errtot_h2bf, 1) * 1e3, 'k', 'LineWidth', 2)
hold on
plot([1 2 7+(0:5:15)], median(errtot_h2bf, 1) * 1e3, 'ok', 'LineWidth', 2)
set(gca, 'XTick', 1:22)
set(gca, 'XTickLabel', ...
    {'Bf', 'Rig', '1', '', '', '', '5', '', '', '', '', '10', '', '', '', '', '15', '', '', '', '', '20'})
set(gca, 'FontSize', 16)
rotateXLabels(gca, 45)
plot(2:22, median(errtot_h2bf_nodiff(:, 2:end), 1) * 1e3, 'k--', 'LineWidth', 2)
plot(2+MaxDiffIter_onlydiff(1:2), median(errtot_h2bf_onlydiff(:, 1:2) * 1e3, 1), 'k:', 'LineWidth', 2)
plot(2+MaxDiffIter_onlydiff(1:2), median(errtot_h2bf_onlydiff(:, 1:2) * 1e3, 1), 'kx', 'LineWidth', 2)
plot([1 2 7+(0:5:15)], prctile(errtot_h2bf, 95, 1) * 1e3, 'r', 'LineWidth', 2)
plot([1 2 7+(0:5:15)], prctile(errtot_h2bf, 95, 1) * 1e3, 'ro', 'LineWidth', 2)
plot(2:22, prctile(errtot_h2bf_nodiff(:, 2:end), 95, 1) * 1e3, 'r--', 'LineWidth', 2)
plot(2+MaxDiffIter_onlydiff(1:2), prctile(errtot_h2bf_onlydiff(:, 1:2) * 1e3, 95, 1), 'r:', 'LineWidth', 2)
plot(2+MaxDiffIter_onlydiff(1:2), prctile(errtot_h2bf_onlydiff(:, 1:2) * 1e3, 95, 1), 'rx', 'LineWidth', 2)
xlabel('Number of registration sweeps or equivalent neighbor transformation updates')
ylabel('Landmark distance error (mm)')

% save figure
saveas(gca, [FIGDIR filesep 'errtot_h2bf_' MOUSE '-' HISTO '.tif'])

% plot lo-res histology-histology landmark error
hold off
plot([1 2 7+(0:5:15)], median(errtot_h2h, 1) * 1e3, 'k', 'LineWidth', 2)
hold on
plot([1 2 7+(0:5:15)], median(errtot_h2h, 1) * 1e3, 'ok', 'LineWidth', 2)
set(gca, 'XTick', 1:22)
set(gca, 'XTickLabel', ...
    {'Bf', 'Rig', '1', '', '', '', '5', '', '', '', '', '10', '', '', '', '', '15', '', '', '', '', '20'})
set(gca, 'FontSize', 16)
rotateXLabels(gca, 45)
plot(2:22, median(errtot_h2h_nodiff(:, 2:end), 1) * 1e3, 'k--', 'LineWidth', 2)
plot(2+MaxDiffIter_onlydiff(1:2), median(errtot_h2h_onlydiff(:, 1:2) * 1e3, 1), 'k:', 'LineWidth', 2)
plot(2+MaxDiffIter_onlydiff(1:2), median(errtot_h2h_onlydiff(:, 1:2) * 1e3, 1), 'kx', 'LineWidth', 2)
plot([1 2 7+(0:5:15)], prctile(errtot_h2h, 95, 1) * 1e3, 'r', 'LineWidth', 2)
plot([1 2 7+(0:5:15)], prctile(errtot_h2h, 95, 1) * 1e3, 'ro', 'LineWidth', 2)
plot(2:22, prctile(errtot_h2h_nodiff(:, 2:end), 95, 1) * 1e3, 'r--', 'LineWidth', 2)
plot(2+MaxDiffIter_onlydiff(1:2), prctile(errtot_h2h_onlydiff(:, 1:2) * 1e3, 95, 1), 'r:', 'LineWidth', 2)
plot(2+MaxDiffIter_onlydiff(1:2), prctile(errtot_h2h_onlydiff(:, 1:2) * 1e3, 95, 1), 'rx', 'LineWidth', 2)
xlabel('Number of registration sweeps or equivalent neighbor transformation updates')
ylabel('Landmark distance error (mm)')

% save figure
saveas(gca, [FIGDIR filesep 'errtot_h2h_' MOUSE '-' HISTO '.tif'])
